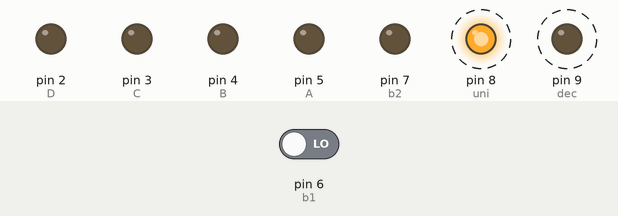
Simulated run of this sketch. Board: Arduino Uno, built with avr-gcc and run on an emulated ATmega328P. Parts: output pins drawn as LEDs (lit = HIGH). Dashed ring = blinking. The test bench sets the inputs (shaded band); at power-on: pin 6 (b1) LOW.

Above: at 1.25 s.
1.3 s: pin 6 (b1) driven HIGH
At 1.85 s:
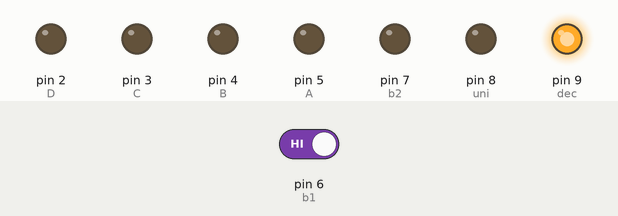
4.3 s: pin 6 (b1) driven LOW
At 4.55 s:
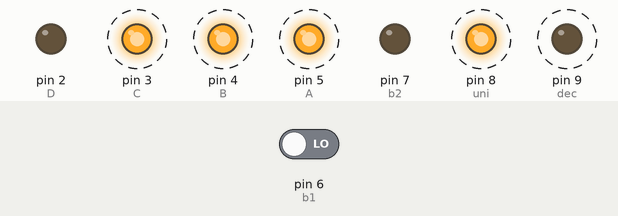
7.3 s: pin 6 (b1) driven HIGH
At 8.55 s:
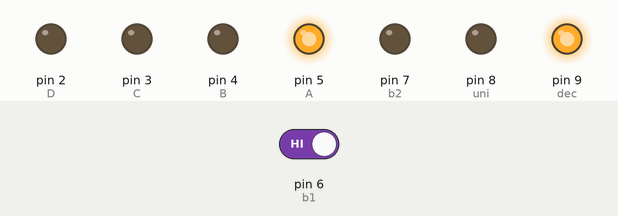
Timing chart, 0 to 25.3 s (numbered marks = the images above; inputs shaded):
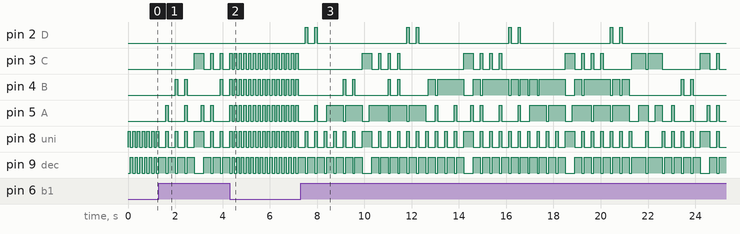

The sketch:

YanascualCintya_Deber2_Display_1_40.ino
```cpp
/*
            UNIVERSIDAD TÉCNICA DEL NORTE
                    FICA-CIERCOM
              SISTEMAS MICROPROCESADOS
   Nombre: Cintya Yanascual
   Fehca: 06/11/2018

*/

//CONTADOR 1 AL 40 ASCENDENTE Y DESCENDENTE

int A = 5;
int B = 4;
int C = 3;
int D = 2;
int b1 = 6;
int b2=7;
int i = 0;
int dec = 9;
int uni = 8;
int unidades;
int decenas;
void setup() {
  // put your setup code here, to run once:
  pinMode(A, OUTPUT);
  pinMode(B, OUTPUT);
  pinMode(C, OUTPUT);
  pinMode(D, OUTPUT);
  pinMode(b1, INPUT);
  pinMode(b2, OUTPUT);
  pinMode(dec, OUTPUT);
  pinMode(uni, OUTPUT);
}

void loop() {
  // put your main code here, to run repeatedly:

  if (digitalRead(b1) == HIGH) {
    delay(200);
    if (i <= 40){
      i++;
    decenas = i / 10;
    unidades = i - (decenas * 10);

  } else {
    i = 0;
    unidades =0;
    decenas =0;

  }
  }

if (digitalRead(b2) == HIGH) {
    delay(200);
    if (i <= 40){
      i--;
    decenas = i / 10;
    unidades = i - (decenas * 10);

  } else {
    i = 0;
    unidades =0;
    decenas =0;

  }
}
digitalWrite(uni, HIGH);
digitalWrite(dec, LOW);
displaycont(unidades);
delay(100);

digitalWrite(uni, LOW);
digitalWrite(dec, HIGH);
displaycont(decenas);
delay(100);

}
void displaycont(int j) {
  switch (j) {
    //0
    case 0:
      digitalWrite(A, LOW);
      digitalWrite(B, LOW);
      digitalWrite(C, LOW);
      digitalWrite(D, LOW);
      break;

    //1
    case 1:
      digitalWrite(A, HIGH);
      digitalWrite(B, LOW);
      digitalWrite(C, LOW);
      digitalWrite(D, LOW);
      break;

    //2
    case 2:
      digitalWrite(A, LOW);
      digitalWrite(B, HIGH);
      digitalWrite(C, LOW);
      digitalWrite(D, LOW);
      break;

    //3
    case 3:
      digitalWrite(A, HIGH);
      digitalWrite(B, HIGH);
      digitalWrite(C, LOW);
      digitalWrite(D, LOW);
      break;

    //4
    case 4:
      digitalWrite(A, LOW);
      digitalWrite(B, LOW);
      digitalWrite(C, HIGH);
      digitalWrite(D, LOW);
      delay(300);

    //5
    case 5:
      digitalWrite(A, HIGH);
      digitalWrite(B, LOW);
      digitalWrite(C, HIGH);
      digitalWrite(D, LOW);
      break;

    //6
    case 6:
      digitalWrite(A, LOW);
      digitalWrite(B, HIGH);
      digitalWrite(C, HIGH);
      digitalWrite(D, LOW);
      break;

    //7
    case 7:
      digitalWrite(A, HIGH);
      digitalWrite(B, HIGH);
      digitalWrite(C, HIGH);
      digitalWrite(D, LOW);
      break;

    //8
    case 8:
      digitalWrite(A, LOW);
      digitalWrite(B, LOW);
      digitalWrite(C, LOW);
      digitalWrite(D, HIGH);
      break;

    //9
    case 9:
      digitalWrite(A, HIGH);
      digitalWrite(B, LOW);
      digitalWrite(C, LOW);
      digitalWrite(D, HIGH);
      break;
  }
}
```

Measured:
- after the input at 1.3 s, pin 3 (C): LOW → HIGH after 1.5 s, then repeats every 0.40 s: LOW 0.30 s, HIGH 0.10 s; pin 4 (B): goes HIGH 0.10 s, LOW 0.30 s, HIGH 0.10 s, LOW 1.4 s, HIGH 0.10 s, then LOW, starting after 0.70 s; pin 5 (A): LOW → HIGH after 0.30 s, → LOW 0.10 s later, → HIGH 0.70 s later, → LOW 0.10 s later, … (8 changes in this stretch)
- after the input at 4.3 s, pin 2 (D): stops changing and stays LOW; pin 8 (uni), pin 9 (dec): alternates HIGH for 0.10 s and LOW for 0.10 s, starting after 0.20 s
- after the input at 7.3 s, pin 2 (D): LOW → HIGH after 0.20 s, then repeats every 4.3 s: LOW 0.30 s, HIGH 0.10 s, LOW 3.8 s, HIGH 0.10 s
